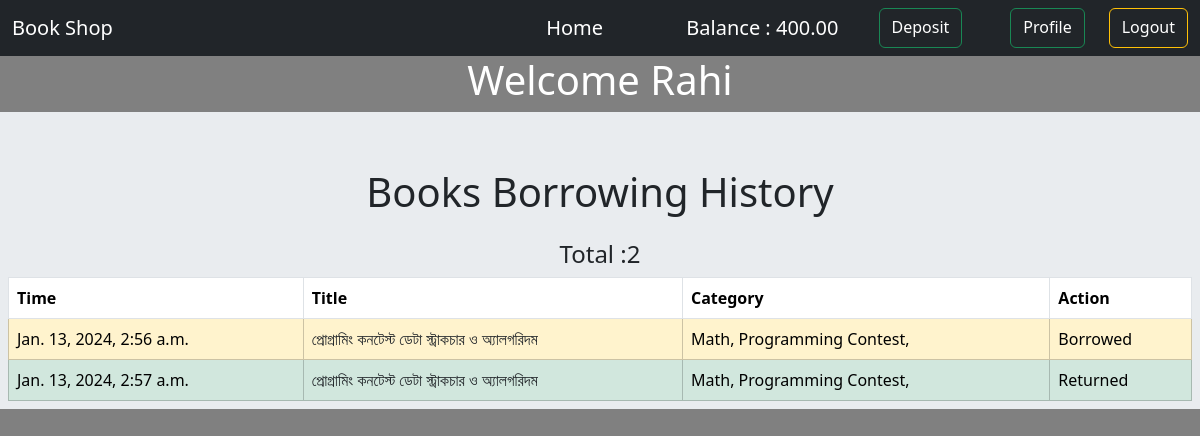
The app's page /user/profile/ (signed in) with its own data.
### Wallet/models.py (models this page shows)
class UserBankAccount(models.Model):
    user = models.OneToOneField(User, related_name='account', on_delete=models.CASCADE)
    balance = models.DecimalField(default=0, max_digits=12, decimal_places=2)

### User/models.py (models this page shows)
class Borrow(models.Model):
    user = models.ForeignKey(User, related_name='borrow', on_delete=models.CASCADE)
    book = models.ForeignKey(Book,related_name='book', on_delete=models.CASCADE)
    type = models.CharField(max_length=8, choices=BORROW_CHOICES)
    time = models.DateTimeField(auto_now_add=True)

### Books/models.py (models this page shows, shortened)
class Book(models.Model):
    image = models.ImageField(upload_to='books/uploads/')
    title = models.CharField(max_length=120)
    description = models.TextField()
    price = models.BigIntegerField()
    category = models.ManyToManyField(Category)

class Category(models.Model):
    name = models.CharField(max_length=50)
    slug = models.SlugField(max_length=100,unique=True, null=True, blank=True)

### User/views.py (the view)
# urls.py: path('profile/',views.profile,name='profile'),
@login_required(login_url='login')
def profile(request):
    borrowed_instances = Borrow.objects.filter(user=request.user)
    borrowed_instances_count = Borrow.objects.filter(user=request.user, type='Borrowed').count
    return render(request,'profile.html',{'borrowed_instances' :borrowed_instances,'count':borrowed_instances_count})

### User/templates/profile.html
{% extends "base.html" %} {% block content %}
<div class="text-center text-white">
  <h1>Welcome {{user}}</h1>
  </div>
<div class=" p-2 w-100   bg-body-secondary  ">
  <div class="text-center">
      <h1 class="mb-4 pt-5 ">Books Borrowing History</h1>
      <h4 class='px-3 '>Total :{{ borrowed_instances| length}}</h4>
      </div>
      <table class="table table-bordered p-5 "style="margin:auto;" >
        <thead>
          <tr>
            <th scope="col">Time</th>
            <th scope="col">Title</th>
            <th scope="col">Category</th>
            <th scope="col">Action</th>
          </tr>
        </thead>
        <tbody>
            {% for instances in borrowed_instances%}
            {% if instances.type == 'Returned' %}
            <tr class="table-success">
            {% else %}
            <tr class="table-warning">
            {% endif %}
                <td>{{instances.time}}</td>
                <td><a href="{% url 'details' instances.book.id %}" class="text-decoration-none text-dark">{{instances.book.title}}</a></td>
                <td>{% for cat in instances.book.category.all %}
                    {{cat.name}},
                    {% endfor %}</td>
                <td>{{instances.type}}</td>
              </tr>
            {% endfor %}
        </tbody>
      </table>
  </div>
{% endblock content %}

### templates/base.html (shortened to what this page needs)
<!doctype html>
<html lang="en">
  <head>
    <link href="https://cdn.jsdelivr.net/npm/bootstrap@5.3.2/dist/css/bootstrap.min.css" rel="stylesheet">
  </head>
  <body style="background-color: gray;">
    <nav class="navbar navbar-light bg-dark">
      <div class="container-fluid">
        <a class="navbar-brand text-white">Book Shop</a>
        <a class="navbar-brand text-white "style="margin-left: 350px;" href="{% url 'homepage' %}">Home</a>
        <div class="d-flex">
          {% if user.is_authenticated %}
          <a class="navbar-brand text-white"> Balance : {{user.account.balance}}  </a>
          <a href="{% url 'deposit' %}" class="btn btn-outline-success text-white mx-4" type="submit">Deposit</a>
          <a href="{% url 'profile' %}" class="btn btn-outline-success text-white mx-4" type="submit">Profile</a>
          <a href="{% url 'logout' %}" class="btn btn-outline-warning text-white" type="submit">Logout</a>
          {% else%}
          <a href="{% url 'signup' %}" class="btn btn-outline-success mx-4 text-white">Sign Up</a>
          <a href="{% url 'login' %}" class="btn btn-outline-warning text-white" type="submit">Login</a>
          {% endif %}
        </div>
      </div>
    </nav>
    {% block content %}
    {% endblock content %}
  </body>
</html>

### records on screen
Borrow: time "Jan. 13, 2024, 2:56 a.m.", book "প্রোগ্রামিং কনটেস্ট ডেটা স্ট্রাকচার ও অ্যালগরিদম", type "Borrowed"
Category: name "Math"
Category: name "Programming Contest"
Borrow: time "Jan. 13, 2024, 2:57 a.m.", book "প্রোগ্রামিং কনটেস্ট ডেটা স্ট্রাকচার ও অ্যালগরিদম", type "Returned"

### other values on screen
{{ user.account.balance }} "400.00"
{{ user }} "Rahi"
{{ borrowed_instances| length }} "2"
